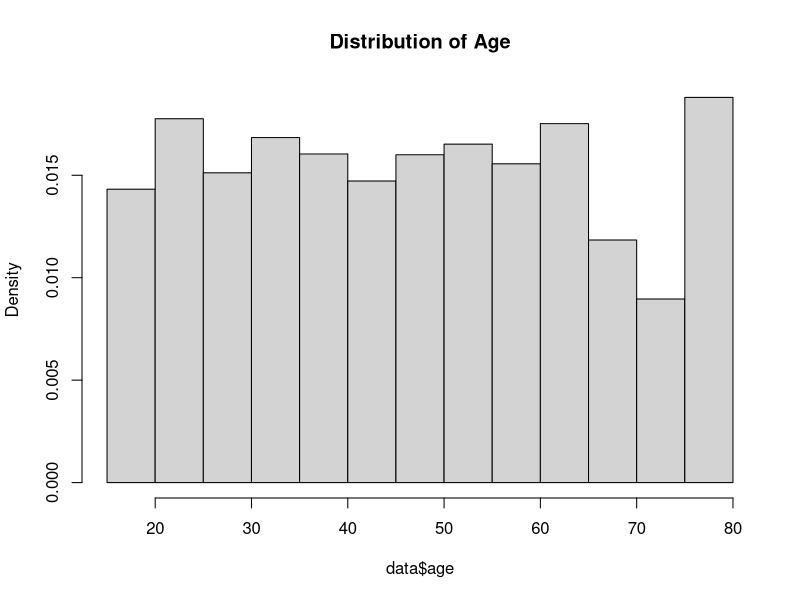

Recreate this plot in R.
## ---- chunk 1

data <- read.csv2("../data/NHANES1.csv",row.names = 1)
    

categories <- list(
  demographics = c("seqn","age","educ","martlst","male","ethnic","increl","age.cat","age_bin"),
  lab_results  = c("weight","height","bmi","cd","pb","hg","hdl","rr_sys","rr_dia","logHdl","bmi_cat"),
  self_rated   = c("srhgnrl","srphbad_prv30d","srmhbad_prv30d","adlimp_prv30d"),
  disease_history = c("hivpos","asthma_ever","ovrwght_ever","arthrit_ever","stroke_ever","livdis_ever","cancer_ever","heartdis_ever","lungpath_ever"),
  disease_now = c("asthma_now","cbronch_now","livdis_now","diab_lft"),
  disease_rel = c("rel_heartdis","rel_asthma","rel_diab"),
  work = c("hrsworked_prvwk","jobstat_lwk","wrkt_irreg","workpollut"),
  sleep = c("sleep_dur","sleep_probl"),
  sub_use = c("cannab_ever","harddrg_ever","alc_lft","drnkprd_prv12mo","cigsprd_prv30d","smokstat","smoke_bin"),
  food = c("rdyfood_prvmo","frzfood_prvmo","milk_month"),
  depression = c("phq1","phq2","phq3","phq4","phq5","phq6","phq7","phq8","phq9")
  
)

cat_df <- stack(categories)
names(cat_df) <- c("variable", "category")

summary_table <- data.frame(
  variable = names(data),                 
  type = sapply(data, class),
  missing = colSums(is.na(data)),
  stringsAsFactors = FALSE
)

summary_table <- merge(summary_table, cat_df, by = "variable", all.x = TRUE)

summary_table [1:5,]
## ---- chunk 2

hist(data$age,main = "Distribution of Age", probability = T)


